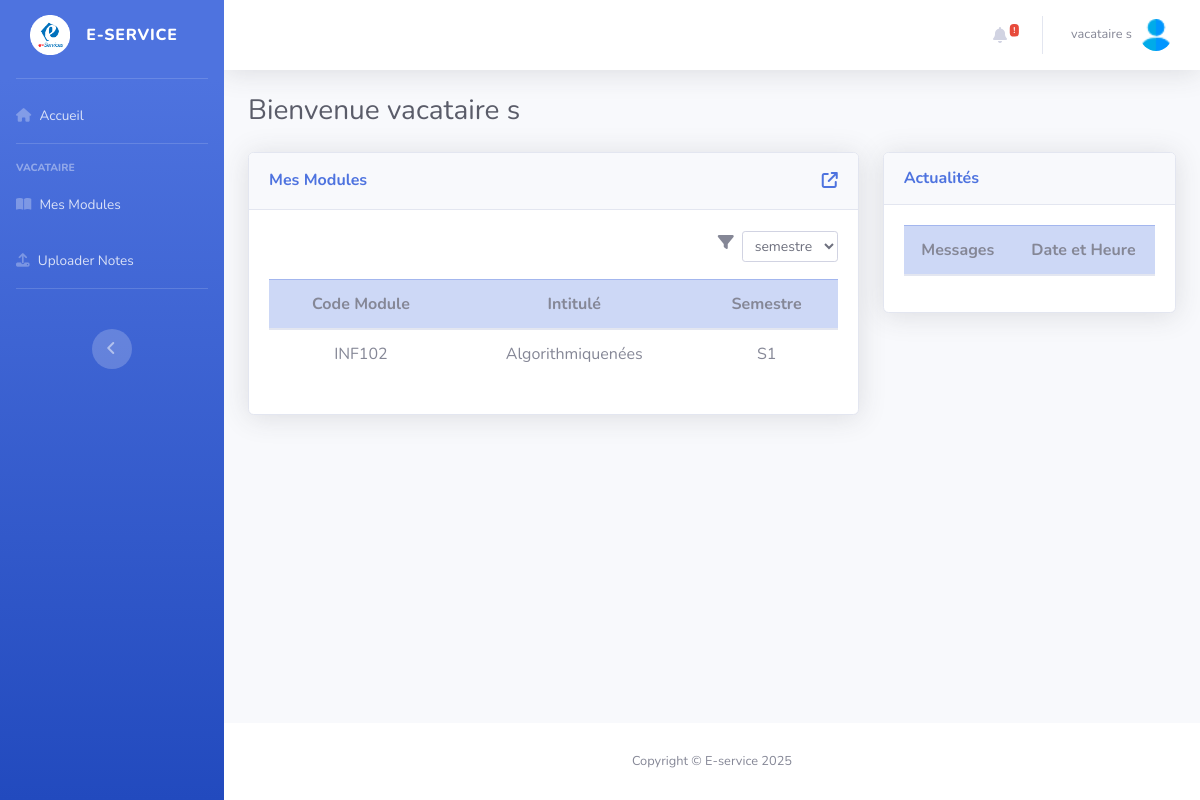
Page /Views/vacViews/index.php (signed in) on the earlier database version.
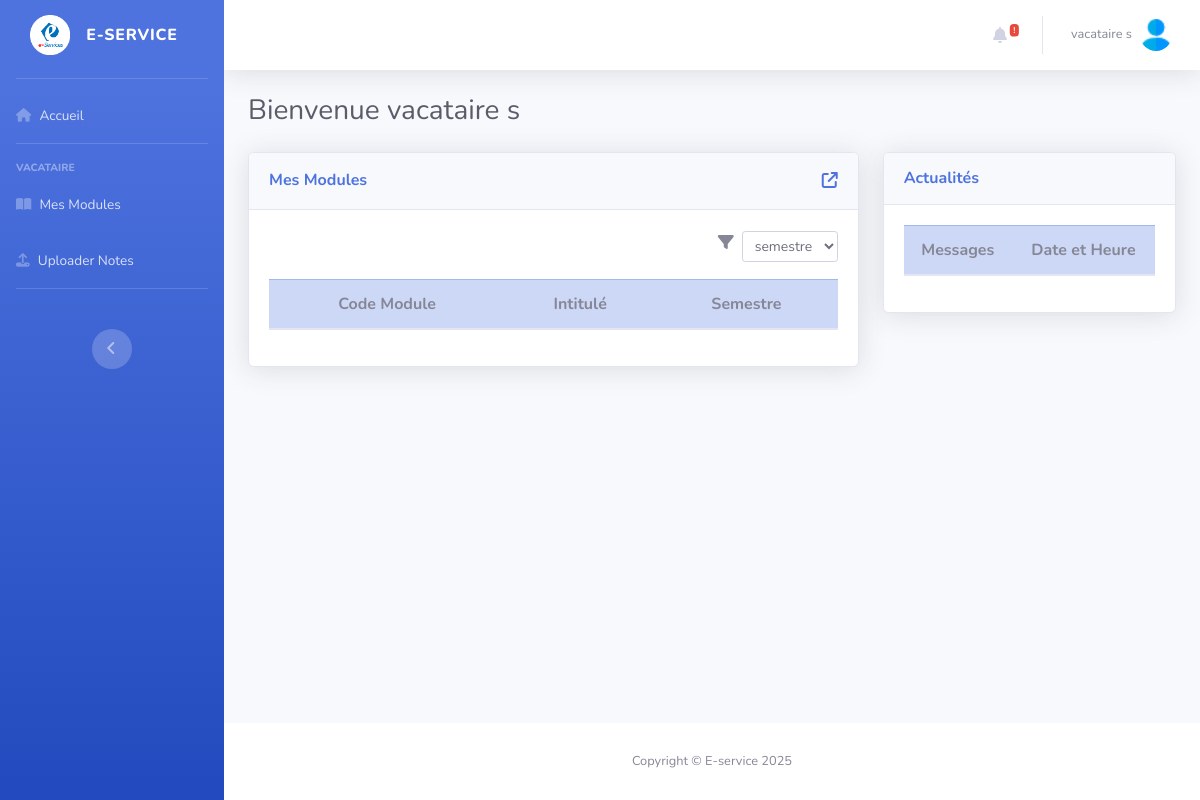
Same page on the later database version.
### tables this page shows
CREATE TABLE `professeur` (
  `id_professeur` int(11) NOT NULL,
  `id_unit` int(11) NOT NULL,
  `Volume_horr` int(11) NOT NULL,
  `anneeUniversitaire` varchar(20) NOT NULL
);

CREATE TABLE `units` (
  `id` int(11) NOT NULL,
  `code_module` varchar(10) NOT NULL,
  `intitule` varchar(100) NOT NULL,
  `semestre` varchar(2) NOT NULL,
  `credits` decimal(11,2) NOT NULL,
  `speciality` varchar(50) NOT NULL,
  `departement_id` int(11) NOT NULL,
  `id_filiere` int(11) NOT NULL,
  `statut` tinyint(4) NOT NULL DEFAULT 0,
  `date_creation` datetime NOT NULL DEFAULT current_timestamp()
);

### Model/database.php (called while the page is built, shortened)
<?php
    function dataBaseConnection(){
        try{
            $pdo=new PDO('mysql:host=localhost;dbname=EserviceDB;port=3306;charset=utf8','root','',array(PDO::ATTR_ERRMODE=>PDO::ERRMODE_EXCEPTION));
        }catch(Exception $e){
            echo $e->getMessage();
        }
        return $pdo;
    }
    function GetFromDb($query,$values,$fetchAll=true){
        try {
            $pdo=dataBaseConnection();
            $stmt=$pdo->prepare($query);
            if (is_array($values)){
                $stmt->execute($values);
            }else{
                $stmt->execute([$values]);
            }
            if($fetchAll){
                $data=$stmt->fetchAll(PDO::FETCH_ASSOC);
            }else{
                $data=$stmt->fetch(PDO::FETCH_ASSOC);
            }
                return $data;
        } catch (Exception $e) {
            error_log("Error : " . $e->getMessage());
            return false;
        }
    }

### Views/vacViews/index.php (the view, shortened to what the changed rows need)
<?php
    $data=GetFromDb("SELECT * FROM utilisateurs WHERE id=? ;",$_SESSION['id'],false);
    $userName=$data['firstName'].' '.$data['lastName'];
    $semesterFilter = isset($_GET['semestre']) && $_GET['semestre'] !== '' ? $_GET['semestre'] : null;
    if($semesterFilter){
        $units=GetFromDb('SELECT * FROM units u JOIN professeur p ON u.id=p.id_unit WHERE p.id_professeur=? AND u.semestre=? LIMIT 10;',[$_SESSION['id'],$semesterFilter]);
    }else{
        $units=GetFromDb('SELECT * FROM units u JOIN professeur p ON u.id=p.id_unit WHERE p.id_professeur=? LIMIT 8;',$_SESSION['id']);
    }
?>
    <div id="wrapper">
   <?php require_once "../include/header.php";?>
   <div class="container-fluid">
        <div class="d-sm-flex align-items-center justify-content-between mb-4">
        <h1 class="h3 mb-0 text-gray-800">Bienvenue <?=$userName?></h1>
        </div>
                    <div class="row">
                                <div class="col-xl-8 col-lg-7">
                                    <div class="card shadow mb-4">
                                        <div class="card-body">
                                            <table class="table table-hover align-middle text-center">
                                                <thead class="table-primary">
                                                    <tr>
                                                        <th>Code Module</th>
                                                        <th>Intitulé</th>
                                                        <th>Semestre</th>
                                                    </tr>
                                                </thead>
                                                <tbody>
                                                    <?php foreach ($units as $unit){
                                                    ?>
                                                        <tr>
                                                            <td><?= htmlspecialchars($unit['code_module']) ?></td>
                                                            <td><?= htmlspecialchars($unit['intitule']) ?></td>
                                                            <td><?= htmlspecialchars($unit['semestre']) ?></td>
                                                        </tr>
                                                    <?php } ?>
                                                </tbody>
                                            </table>
                                        </div>
                                    </div>
                                </div>
                             <div class="col-xl-4 col-lg-5">
                                <div class="card shadow mb-4">
                                    <div class="card-body">
                                         <table class="table table-hover align-middle text-center">
                                                <thead class="table-primary">
                                                    <tr>
                                                        <th>Messages</th>
                                                        <th>Date et Heure</th>
                                                    </tr>
                                                </thead>
                                            </table>
                                    </div>
                                </div>
                            </div>
                    </div>
        </div>
        </div>
            <?php require_once "../include/footer.php";?>
<?php
  include_once "../dashboards.php";
?>

Differences in the rows shown:
removed professeur: id_unit.code_module "INF102", id_unit.intitule "Algorithmiquenées", id_unit.semestre "S1"
